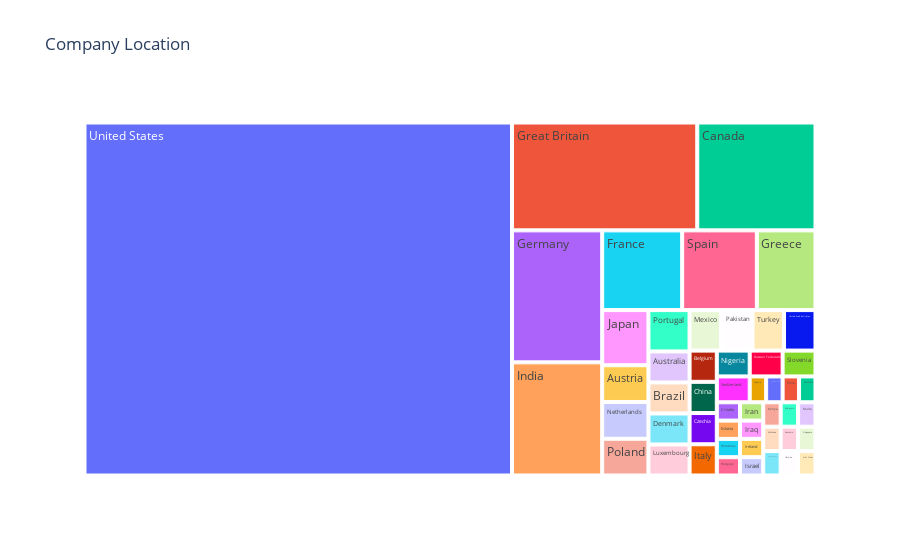

Write notebook code for a chart like this one.
### Code cell
ax= px.treemap(df,path=['company_location'],title="Company Location")  
ax.show()

### Figure 1 — Plotly figure (JSON) as saved in the notebook; plotly's stock layout.template omitted (floating-point values rounded to 4 significant figures)
{"data": [{"branchvalues": "total", "domain": {"x": [0, 1], "y": [0, 1]}, "hovertemplate": "labels=%{label}<br>count=%{value}<br>parent=%{parent}<br>id=%{id}<extra></extra>", "ids": ["Algeria", "American Samoa", "Australia", "Austria", "Belgium", "Brazil", "Canada", "Chile", "China", "Colombia", "Croatia", "Czechia", "Denmark", "Estonia", "France", "Germany", "Great Britain", "Greece", "Honduras", "Hungary", "India", "Iran", "Iraq", "Ireland", "Israel", "Italy", "Japan", "Kenya", "Luxembourg", "Malaysia", "Malta", "Mexico", "Moldova", "Netherlands", "New Zealand", "Nigeria", "Pakistan", "Poland", "Portugal", "Romania", "Russian Federation", "Singapore", "Slovenia", "Spain", "Switzerland", "Turkey", "Ukraine", "United Arab Emirates", "United States", "Viet Nam"], "labels": ["Algeria", "American Samoa", "Australia", "Austria", "Belgium", "Brazil", "Canada", "Chile", "China", "Colombia", "Croatia", "Czechia", "Denmark", "Estonia", "France", "Germany", "Great Britain", "Greece", "Honduras", "Hungary", "India", "Iran", "Iraq", "Ireland", "Israel", "Italy", "Japan", "Kenya", "Luxembourg", "Malaysia", "Malta", "Mexico", "Moldova", "Netherlands", "New Zealand", "Nigeria", "Pakistan", "Poland", "Portugal", "Romania", "Russian Federation", "Singapore", "Slovenia", "Spain", "Switzerland", "Turkey", "Ukraine", "United Arab Emirates", "United States", "Viet Nam"], "name": "", "parents": ["", "", "", "", "", "", "", "", "", "", "", "", "", "", "", "", "", "", "", "", "", "", "", "", "", "", "", "", "", "", "", "", "", "", "", "", "", "", "", "", "", "", "", "", "", "", "", "", "", ""], "type": "treemap", "values": [1, 1, 3, 4, 2, 3, 30, 1, 2, 1, 1, 2, 3, 1, 15, 28, 47, 11, 1, 1, 24, 1, 1, 1, 1, 2, 6, 1, 3, 1, 1, 3, 1, 4, 1, 2, 3, 4, 4, 1, 2, 1, 2, 14, 2, 3, 1, 3, 355, 1]}], "layout": {"legend": {"tracegroupgap": 0}, "title": {"text": "Company Location"}}}
